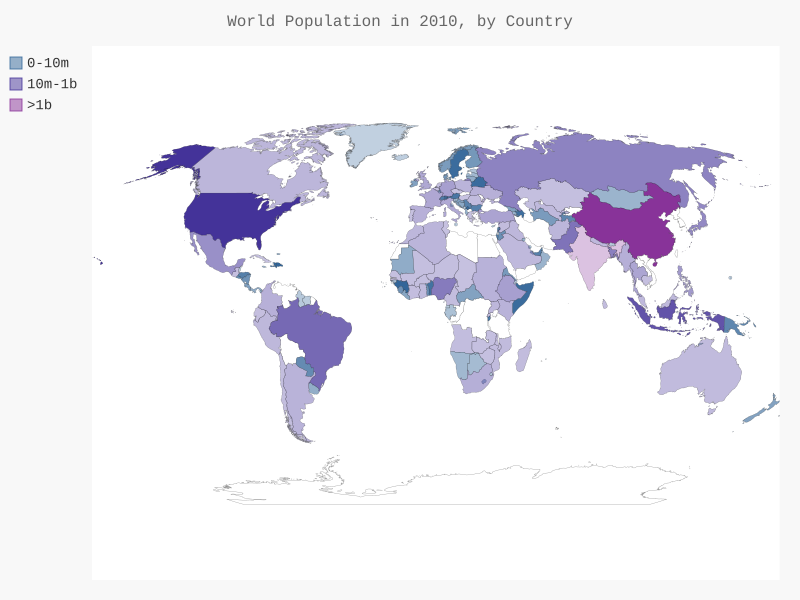

This figure's Python source:
import json

import pygal
from pygal.style import RotateStyle as RS, LightColorizedStyle as LCS

from country_codes import get_country_code

filename = 'Using_JSON\population_data.json'
with open(filename) as f:
    pop_data = json.load(f)

#Builds a dictionary with the population data
cc_populations = {}
for pop_dict in pop_data:
    if pop_dict['Year'] == '2010':
        country_name = pop_dict['Country Name']
        population = int(float(pop_dict['Value']))
        code = get_country_code(country_name)
        if code:
            cc_populations[code] = population

#Groups the countrys in 3 different population levels
cc_pops_1, cc_pops_2, cc_pops_3 = {}, {}, {}
for cc, pop in cc_populations.items():
    if pop < 10000000:
        cc_pops_1[cc] = pop
    elif pop < 1000000000:
        cc_pops_2[cc] = pop
    else:
        cc_pops_3[cc] = pop

print(len(cc_pops_1), len(cc_pops_2), len(cc_pops_3))


wm_style = RS('#336699', base_style=LCS)
wm = pygal.maps.world.World(style=wm_style)
wm.title = 'World Population in 2010, by Country'
wm.add('0-10m', cc_pops_1)
wm.add('10m-1b', cc_pops_2)
wm.add('>1b', cc_pops_3)

wm.render_to_file('Using_JSON/world_population.svg')
